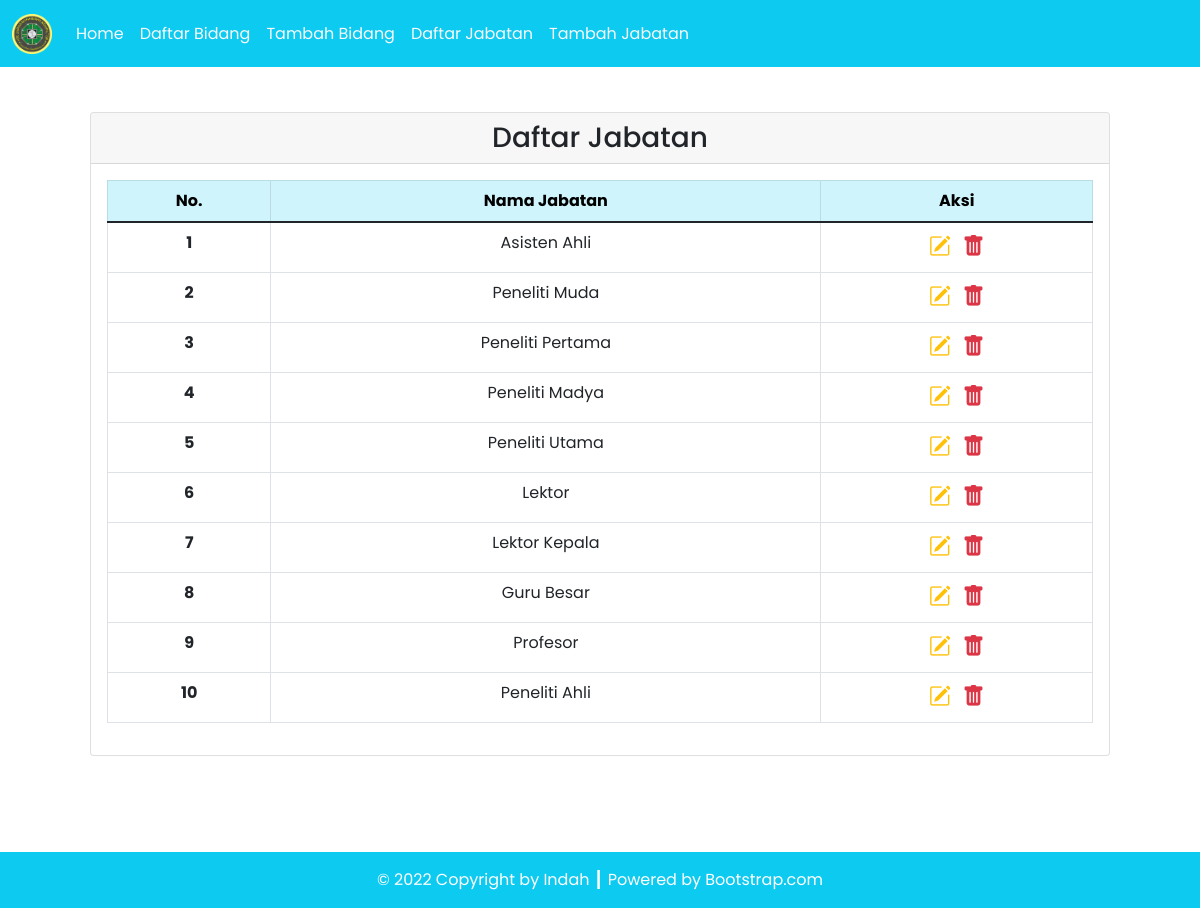
The app's page /Source_code/2103507_Indah_TP3/jabatan.php with its own data.
### tables this page shows
CREATE TABLE `jabatan` (
  `jabatan_id` int(11) NOT NULL,
  `jabatan_nama` varchar(255) NOT NULL
);

### Source_code/2103507_Indah_TP3/config/db.php (called while the page is built)
<?php
$DB_HOST = "localhost";
$DB_USERNAME = "root";
$DB_PASSWORD = "";
$DB_NAME = "db_dosen_tp3";

### Source_code/2103507_Indah_TP3/classes/DB.php (called while the page is built, shortened)
<?php
class DB
{
    private $hostname;
    private $username;
    private $password;
    private $dbname;
    private $conn;
    private $result;
    function __construct($hostname, $username, $password, $dbname)
    {
        $this->hostname = $hostname;
        $this->username = $username;
        $this->password = $password;
        $this->dbname = $dbname;
    }
    function open()
    {
        $this->conn = mysqli_connect($this->hostname, $this->username, $this->password, $this->dbname);
    }
    function execute($query)
    {
        $this->result = mysqli_query($this->conn, $query);
    }
    function getResult()
    {
        return mysqli_fetch_array($this->result);
    }
}

### Source_code/2103507_Indah_TP3/classes/Jabatan.php (called while the page is built, shortened)
<?php
class Jabatan extends DB
{
    function getJabatan()
    {
        $query = "SELECT * FROM jabatan";
        return $this->execute($query);
    }
}

### Source_code/2103507_Indah_TP3/jabatan.php (the view, shortened to what this page needs)
<?php
include('config/db.php');
include('classes/DB.php');
include('classes/Jabatan.php');
$jabatan = new Jabatan($DB_HOST, $DB_USERNAME, $DB_PASSWORD, $DB_NAME);
$jabatan->open();
$jabatan->getJabatan();
$header = '<tr>
<th scope="row">No.</th>
<th scope="row">Nama Jabatan</th>
<th scope="row">Aksi</th>
</tr>';
$data = null;
$no = 1;
while ($div = $jabatan->getResult()) {
    $data .= '<tr>
    <th scope="row">' . $no . '</th>
    <td>' . $div['jabatan_nama'] . '</td>
    <td style="font-size: 22px;">
        <a href="edit_jabatan.php?id=' . $div['jabatan_id'] . '" title="Edit Data"><i class="bi bi-pencil-square text-warning"></i></a>&nbsp;
        <a href="jabatan.php?hapus=' . $div['jabatan_id'] . '" title="Delete Data" onclick="return confirmDelete()"><i class="bi bi-trash-fill text-danger"></i></a>
        </td>
    </tr>';
    $no++;
}
?>

### records on screen
jabatan: jabatan_nama "Asisten Ahli"
jabatan: jabatan_nama "Peneliti Muda"
jabatan: jabatan_nama "Peneliti Pertama"
jabatan: jabatan_nama "Peneliti Madya"
jabatan: jabatan_nama "Peneliti Utama"
jabatan: jabatan_nama "Lektor"
jabatan: jabatan_nama "Lektor Kepala"
jabatan: jabatan_nama "Guru Besar"
jabatan: jabatan_nama "Profesor"
jabatan: jabatan_nama "Peneliti Ahli"

### other values on screen
$this->content "Home Daftar Bidang Tambah Bidang Daftar Jabatan Tambah Jabatan Daftar Jabatan © 2022 Copyright by Indah ┃ Powered by Bootstrap.com"
